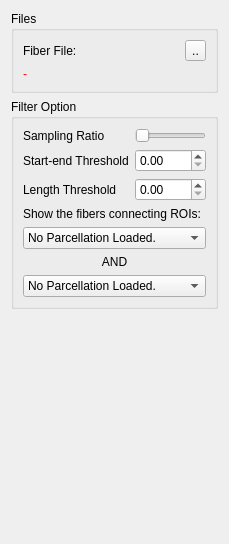
<?xml version="1.0" encoding="UTF-8"?>
<ui version="4.0">
 <class>FiberConfigPanel</class>
 <widget class="QWidget" name="FiberConfigPanel">
  <property name="geometry">
   <rect>
    <x>0</x>
    <y>0</y>
    <width>221</width>
    <height>544</height>
   </rect>
  </property>
  <property name="windowTitle">
   <string>Form</string>
  </property>
  <layout class="QVBoxLayout" name="verticalLayout">
   <item>
    <widget class="QGroupBox" name="groupBox_18">
     <property name="sizePolicy">
      <sizepolicy hsizetype="Preferred" vsizetype="Preferred">
       <horstretch>0</horstretch>
       <verstretch>0</verstretch>
      </sizepolicy>
     </property>
     <property name="title">
      <string>Files</string>
     </property>
     <layout class="QVBoxLayout" name="verticalLayout_23">
      <item>
       <layout class="QHBoxLayout" name="horizontalLayout_34">
        <item>
         <widget class="QLabel" name="label_42">
          <property name="text">
           <string>Fiber File:</string>
          </property>
         </widget>
        </item>
        <item>
         <widget class="QToolButton" name="openFiber">
          <property name="text">
           <string>..</string>
          </property>
         </widget>
        </item>
       </layout>
      </item>
      <item>
       <widget class="QLabel" name="filberFileLabel">
        <property name="sizePolicy">
         <sizepolicy hsizetype="Expanding" vsizetype="Preferred">
          <horstretch>0</horstretch>
          <verstretch>0</verstretch>
         </sizepolicy>
        </property>
        <property name="palette">
         <palette>
          <active>
           <colorrole role="WindowText">
            <brush brushstyle="SolidPattern">
             <color alpha="255">
              <red>255</red>
              <green>0</green>
              <blue>0</blue>
             </color>
            </brush>
           </colorrole>
          </active>
          <inactive>
           <colorrole role="WindowText">
            <brush brushstyle="SolidPattern">
             <color alpha="255">
              <red>255</red>
              <green>0</green>
              <blue>0</blue>
             </color>
            </brush>
           </colorrole>
          </inactive>
          <disabled>
           <colorrole role="WindowText">
            <brush brushstyle="SolidPattern">
             <color alpha="255">
              <red>120</red>
              <green>120</green>
              <blue>120</blue>
             </color>
            </brush>
           </colorrole>
          </disabled>
         </palette>
        </property>
        <property name="text">
         <string>-</string>
        </property>
        <property name="wordWrap">
         <bool>true</bool>
        </property>
       </widget>
      </item>
     </layout>
    </widget>
   </item>
   <item>
    <widget class="QGroupBox" name="groupBox_19">
     <property name="title">
      <string>Filter Option</string>
     </property>
     <layout class="QFormLayout" name="formLayout_5">
      <item row="0" column="0">
       <widget class="QLabel" name="label_43">
        <property name="text">
         <string>Sampling Ratio</string>
        </property>
       </widget>
      </item>
      <item row="0" column="1">
       <widget class="QSlider" name="samplingSlider">
        <property name="orientation">
         <enum>Qt::Horizontal</enum>
        </property>
       </widget>
      </item>
      <item row="1" column="0">
       <widget class="QLabel" name="label_44">
        <property name="text">
         <string>Start-end Threshold</string>
        </property>
       </widget>
      </item>
      <item row="1" column="1">
       <widget class="QDoubleSpinBox" name="startEndTh">
        <property name="keyboardTracking">
         <bool>false</bool>
        </property>
        <property name="maximum">
         <double>1000.000000000000000</double>
        </property>
        <property name="singleStep">
         <double>5.000000000000000</double>
        </property>
        <property name="value">
         <double>0.000000000000000</double>
        </property>
       </widget>
      </item>
      <item row="2" column="0">
       <widget class="QLabel" name="label_45">
        <property name="text">
         <string>Length Threshold</string>
        </property>
       </widget>
      </item>
      <item row="2" column="1">
       <widget class="QDoubleSpinBox" name="shortTrkTh">
        <property name="keyboardTracking">
         <bool>false</bool>
        </property>
        <property name="maximum">
         <double>1000.000000000000000</double>
        </property>
        <property name="singleStep">
         <double>5.000000000000000</double>
        </property>
        <property name="value">
         <double>0.000000000000000</double>
        </property>
       </widget>
      </item>
      <item row="4" column="0" colspan="2">
       <widget class="QWidget" name="widget" native="true">
        <layout class="QVBoxLayout" name="verticalLayout_2">
         <property name="leftMargin">
          <number>0</number>
         </property>
         <property name="topMargin">
          <number>0</number>
         </property>
         <property name="rightMargin">
          <number>0</number>
         </property>
         <property name="bottomMargin">
          <number>0</number>
         </property>
         <item>
          <widget class="QLabel" name="label">
           <property name="text">
            <string>Show the fibers connecting ROIs:</string>
           </property>
          </widget>
         </item>
         <item>
          <widget class="QComboBox" name="ROIFromCobombox">
           <item>
            <property name="text">
             <string>No Parcellation Loaded.</string>
            </property>
           </item>
          </widget>
         </item>
         <item>
          <widget class="QLabel" name="label_2">
           <property name="text">
            <string>AND</string>
           </property>
           <property name="alignment">
            <set>Qt::AlignCenter</set>
           </property>
          </widget>
         </item>
         <item>
          <widget class="QComboBox" name="ROIToCobombox">
           <item>
            <property name="text">
             <string>No Parcellation Loaded.</string>
            </property>
           </item>
          </widget>
         </item>
        </layout>
       </widget>
      </item>
     </layout>
    </widget>
   </item>
   <item>
    <spacer name="verticalSpacer_8">
     <property name="orientation">
      <enum>Qt::Vertical</enum>
     </property>
     <property name="sizeHint" stdset="0">
      <size>
       <width>20</width>
       <height>237</height>
      </size>
     </property>
    </spacer>
   </item>
  </layout>
 </widget>
 <resources/>
 <connections/>
</ui>
